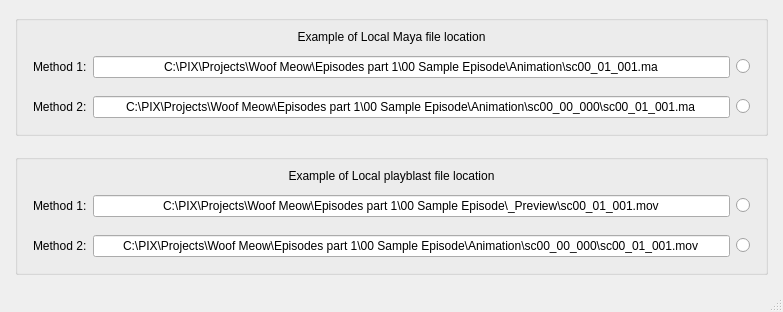
<?xml version="1.0" encoding="UTF-8"?>
<ui version="4.0">
 <class>MainWindow</class>
 <widget class="QMainWindow" name="MainWindow">
  <property name="geometry">
   <rect>
    <x>0</x>
    <y>0</y>
    <width>783</width>
    <height>286</height>
   </rect>
  </property>
  <property name="windowTitle">
   <string>MainWindow</string>
  </property>
  <widget class="QWidget" name="centralwidget">
   <layout class="QVBoxLayout" name="verticalLayout_2">
    <item>
     <layout class="QVBoxLayout" name="verticalLayout">
      <property name="margin">
       <number>6</number>
      </property>
      <item>
       <widget class="QGroupBox" name="groupBox_001">
        <property name="title">
         <string/>
        </property>
        <layout class="QVBoxLayout" name="verticalLayout_4">
         <item>
          <widget class="QLabel" name="label">
           <property name="text">
            <string>Example of Local Maya file location</string>
           </property>
           <property name="alignment">
            <set>Qt::AlignCenter</set>
           </property>
          </widget>
         </item>
         <item>
          <layout class="QHBoxLayout" name="horizontalLayout">
           <property name="margin">
            <number>6</number>
           </property>
           <item>
            <widget class="QLabel" name="label_method_001">
             <property name="text">
              <string>Method 1:</string>
             </property>
            </widget>
           </item>
           <item>
            <widget class="QLineEdit" name="lineEdit_method_001">
             <property name="text">
              <string>C:\PIX\Projects\Woof Meow\Episodes part 1\00 Sample Episode\Animation\sc00_01_001.ma</string>
             </property>
             <property name="alignment">
              <set>Qt::AlignCenter</set>
             </property>
             <property name="readOnly">
              <bool>true</bool>
             </property>
            </widget>
           </item>
           <item>
            <widget class="QRadioButton" name="radioButton_method_001">
             <property name="text">
              <string/>
             </property>
            </widget>
           </item>
          </layout>
         </item>
         <item>
          <layout class="QHBoxLayout" name="horizontalLayout_2">
           <property name="margin">
            <number>6</number>
           </property>
           <item>
            <widget class="QLabel" name="label_method_002">
             <property name="text">
              <string>Method 2:</string>
             </property>
            </widget>
           </item>
           <item>
            <widget class="QLineEdit" name="lineEdit_method_002">
             <property name="text">
              <string>C:\PIX\Projects\Woof Meow\Episodes part 1\00 Sample Episode\Animation\sc00_00_000\sc00_01_001.ma</string>
             </property>
             <property name="alignment">
              <set>Qt::AlignCenter</set>
             </property>
             <property name="readOnly">
              <bool>true</bool>
             </property>
            </widget>
           </item>
           <item>
            <widget class="QRadioButton" name="radioButton_method_002">
             <property name="text">
              <string/>
             </property>
            </widget>
           </item>
          </layout>
         </item>
        </layout>
        <zorder></zorder>
        <zorder></zorder>
        <zorder></zorder>
        <zorder>label</zorder>
       </widget>
      </item>
     </layout>
    </item>
    <item>
     <layout class="QVBoxLayout" name="verticalLayout_3">
      <property name="margin">
       <number>6</number>
      </property>
      <item>
       <widget class="QGroupBox" name="groupBox_002">
        <property name="title">
         <string/>
        </property>
        <layout class="QVBoxLayout" name="verticalLayout_5">
         <item>
          <widget class="QLabel" name="label_2">
           <property name="text">
            <string>Example of Local playblast file location</string>
           </property>
           <property name="alignment">
            <set>Qt::AlignCenter</set>
           </property>
          </widget>
         </item>
         <item>
          <layout class="QHBoxLayout" name="horizontalLayout_3">
           <property name="margin">
            <number>6</number>
           </property>
           <item>
            <widget class="QLabel" name="label_location_method_001">
             <property name="text">
              <string>Method 1:</string>
             </property>
            </widget>
           </item>
           <item>
            <widget class="QLineEdit" name="lineEdit_location_method_001">
             <property name="text">
              <string>C:\PIX\Projects\Woof Meow\Episodes part 1\00 Sample Episode\_Preview\sc00_01_001.mov</string>
             </property>
             <property name="alignment">
              <set>Qt::AlignCenter</set>
             </property>
            </widget>
           </item>
           <item>
            <widget class="QRadioButton" name="radioButton_location_method_001">
             <property name="text">
              <string/>
             </property>
            </widget>
           </item>
          </layout>
         </item>
         <item>
          <layout class="QHBoxLayout" name="horizontalLayout_4">
           <property name="margin">
            <number>6</number>
           </property>
           <item>
            <widget class="QLabel" name="label_3">
             <property name="text">
              <string>Method 2:</string>
             </property>
            </widget>
           </item>
           <item>
            <widget class="QLineEdit" name="lineEdit_location_method_002">
             <property name="text">
              <string>C:\PIX\Projects\Woof Meow\Episodes part 1\00 Sample Episode\Animation\sc00_00_000\sc00_01_001.mov</string>
             </property>
             <property name="alignment">
              <set>Qt::AlignCenter</set>
             </property>
            </widget>
           </item>
           <item>
            <widget class="QRadioButton" name="radioButton_location_method_002">
             <property name="text">
              <string/>
             </property>
            </widget>
           </item>
          </layout>
         </item>
        </layout>
       </widget>
      </item>
     </layout>
    </item>
   </layout>
  </widget>
  <widget class="QStatusBar" name="statusBar"/>
 </widget>
 <resources/>
 <connections/>
</ui>
